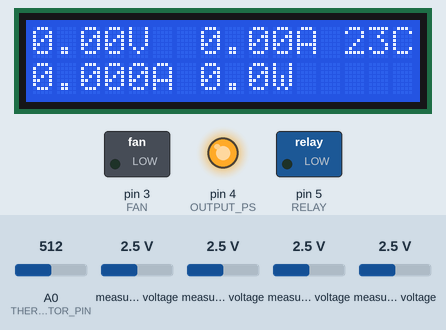
Bench run of a sketch on a simulated Arduino Uno, built with avr-gcc and run on an emulated ATmega328P. Parts: 16×2 character LCD, switched loads named in the sketch (green lamp = pin HIGH), output pins drawn as LEDs (lit = HIGH). Inputs (shaded band) come from the test bench; at power-on: A0 (THERMISTOR_PIN) = 512, measured voltage 2.5 V.

Above: at 2.7 s.
2.8 s: A0 (THERMISTOR_PIN) set to 380
At 3.4 s:
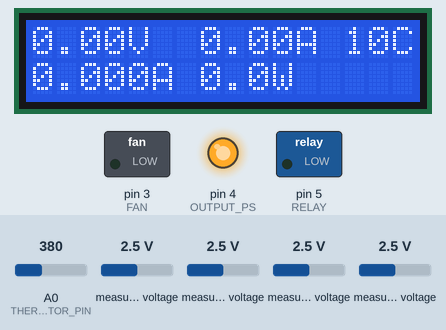
4.3 s: A0 (THERMISTOR_PIN) set to 364
At 5.5 s:
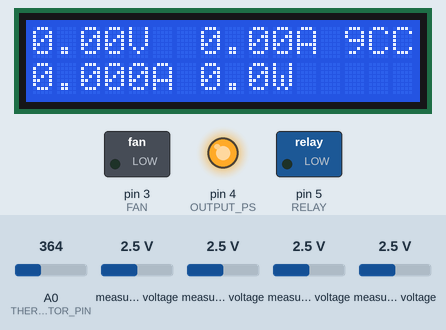
5.8 s: A0 (THERMISTOR_PIN) set to 565
At 7.0 s:
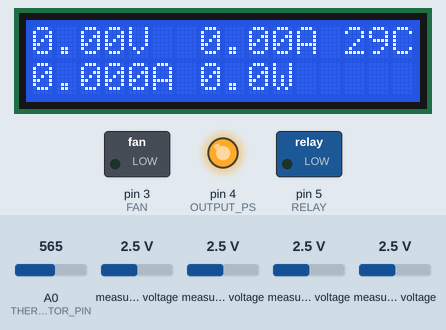
7.3 s: A0 (THERMISTOR_PIN) set to 590
At 8.4 s:
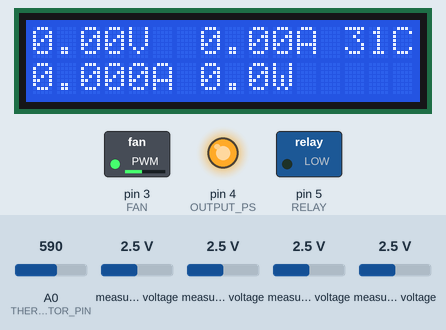
8.9 s: A0 (THERMISTOR_PIN) set to 716
At 9.6 s:
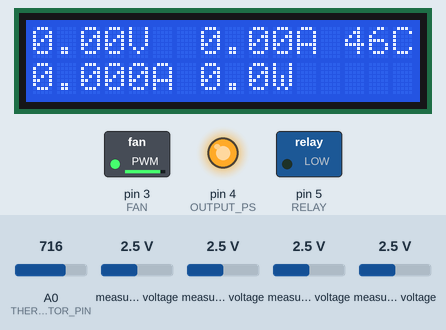
10.4 s: A0 (THERMISTOR_PIN) set to 764
At 11.6 s:
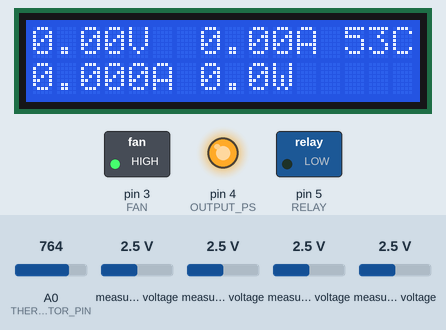
11.9 s: A0 (THERMISTOR_PIN) set to 789
Timing chart, 0 to 14.4 s (numbered marks = the images above; inputs shaded):
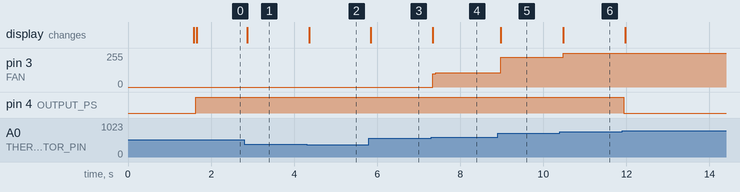

Measured:
- the behaviour switches between 373 and 372 on A0 (THERMISTOR_PIN) (found by bisection; images 1 and 2)
- the behaviour switches between 581 and 582 on A0 (THERMISTOR_PIN) (found by bisection; images 3 and 4)
- after the input at 2.8 s, the display: changes after 0.07 s (image 1)
- after the input at 4.3 s, the display: changes after 0.07 s (image 2)
- after the input at 5.8 s, the display: changes at once (image 3)
- after the input at 7.3 s, pin 3 (FAN): 0/255 → 100/255 at once, → 107/255 0.07 s later; the display: changes at once (image 4)
- after the input at 8.9 s, pin 3 (FAN): 107/255 → 224/255 after 0.08 s; the display: changes after 0.08 s (image 5)
- after the input at 10.4 s, pin 3 (FAN): 224/255 → 255/255 after 0.08 s; the display: changes after 0.08 s (image 6)
- after the input at 11.9 s, pin 4 (OUTPUT_PS): HIGH → LOW at once

The sketch:

power_sup_v4_2.ino
```cpp
/**
 * @author Dominik Workshop
 * @date 15.02.2022
 * @version 4.2 (minor changes, seperate function for moving average)
 */

  #define FAN 3                           //pin 3 controlls the fans
  #define OUTPUT_PS 4                     //pin 4 can switch off the output of the power supply
  #define RELAY 5                         //pin 5 controlls the relay that switches the transformer tap
  #define THERMISTOR_PIN  A0              //voltage divider with a thermistor measuring the heatsink's temperature, connected to pin A0
  #define OVER_TEMPERATURE_PROTECTION 55  //power supply turns off the output above this temperature

  float VoltageThreshold = 13.5; //voltage threshold to switch the transformer tap
  int TempThreshold = 30;       //tempearature threshold to turn on the cooling fans
  int Fanspeed;

  int Vo;
  float R1 = 10000;
  float logR2, R2;
  int T;                   // T = temperature
  float c1 = 1.009249522e-03, c2 = 2.378405444e-04, c3 = 2.019202697e-07;

  const int numReadings = 6; //number of readings for moving average filter

  float I_readings[numReadings];      // the readings from the analog input
  int I_readIndex = 0;              // the index of the current reading
  float I_total = 0;                  // the running total
  float I_average = 0;                // the average

  float U_readings[numReadings];      // the readings from the analog input
  int U_readIndex = 0;              // the index of the current reading
  float U_total = 0;                  // the running total
  float U_average = 0;                // the average

  float I_set_readings[numReadings];      // the readings from the analog input
  int I_set_readIndex = 0;              // the index of the current reading
  float I_set_total = 0;                  // the running total
  float I_set_average = 0;                // the average

  #include <Adafruit_ADS1X15.h>
  #include <Wire.h>
  #include <LiquidCrystal_I2C.h>
  #include <stdio.h>

  Adafruit_ADS1115 ads;   //Use this for the 16-bit version
  //Adafruit_ADS1015 ads;   //Use this for the 12-bit version

  LiquidCrystal_I2C lcd(0x27, 16, 2); // Set the LCD address to 0x27 for a 16 chars and 2 line display

void setup(void){

  pinMode(FAN, OUTPUT);
  pinMode(OUTPUT_PS, OUTPUT);
  pinMode(RELAY, OUTPUT);

  TCCR2B = TCCR2B & B11111000 | B00000001; //increase the pwm speed

  lcd.begin();
  ads.begin();

  // The ADC input range (or gain) can be changed via the following
  // functions, but be careful never to exceed VDD +0.3V max, or to
  // exceed the upper and lower limits if you adjust the input range!
  // Setting these values incorrectly may destroy your ADC!
  //                                                                ADS1015  ADS1115
  //                                                                -------  -------
  // ads.setGain(GAIN_TWOTHIRDS);  // 2/3x gain +/- 6.144V  1 bit = 3mV      0.1875mV (default)
  // ads.setGain(GAIN_ONE);        // 1x gain   +/- 4.096V  1 bit = 2mV      0.125mV
  // ads.setGain(GAIN_TWO);        // 2x gain   +/- 2.048V  1 bit = 1mV      0.0625mV
  // ads.setGain(GAIN_FOUR);       // 4x gain   +/- 1.024V  1 bit = 0.5mV    0.03125mV
  ads.setGain(GAIN_EIGHT);      // 8x gain   +/- 0.512V  1 bit = 0.25mV   0.015625mV
  // ads.setGain(GAIN_SIXTEEN);    // 16x gain  +/- 0.256V  1 bit = 0.125mV  0.0078125mV

  //show a greeting screen
  lcd.setCursor(0, 0);
  lcd.print("Dominik Workshop");
  lcd.setCursor(6, 1);
  lcd.print(2021);
  delay(1500);
  lcd.clear();

  //set all elements of arrays for the moving average filter to zero
  for (int thisReading = 0; thisReading < numReadings; thisReading++) {
    I_readings[thisReading] = 0;
    U_readings[thisReading] = 0;
    I_set_readings[thisReading] = 0;
  }

}

void MovingAverageFilter(float amps, float volts, float setcurrent){
    // subtract the last reading:
  I_total = I_total - I_readings[I_readIndex];
  // read from the sensor:
  I_readings[I_readIndex] = amps;
  // add the reading to the total:
  I_total = I_total + I_readings[I_readIndex];
  // advance to the next position in the array:
  I_readIndex = I_readIndex + 1;
  // if we're at the end of the array...
  if (I_readIndex >= numReadings) {
    // ...wrap around to the beginning:
    I_readIndex = 0;
  }
  // calculate the average:
  I_average = I_total / numReadings;


    // subtract the last reading:
  U_total = U_total - U_readings[U_readIndex];
  // read from the sensor:
  U_readings[U_readIndex] = volts;
  // add the reading to the total:
  U_total = U_total + U_readings[U_readIndex];
  // advance to the next position in the array:
  U_readIndex = U_readIndex + 1;
  // if we're at the end of the array...
  if (U_readIndex >= numReadings) {
    // ...wrap around to the beginning:
    U_readIndex = 0;
  }
  // calculate the average:
  U_average = U_total / numReadings;


  // subtract the last reading:
  I_set_total = I_set_total - I_set_readings[I_set_readIndex];
  // read from the sensor:
  I_set_readings[I_set_readIndex] = setcurrent;
  // add the reading to the total:
  I_set_total = I_set_total + I_set_readings[I_set_readIndex];
  // advance to the next position in the array:
  I_set_readIndex = I_set_readIndex + 1;
  // if we're at the end of the array...
  if (I_set_readIndex >= numReadings) {
    // ...wrap around to the beginning:
    I_set_readIndex = 0;
  }
  // calculate the average:
  I_set_average = I_set_total / numReadings;
}

void loop(void){
  int16_t adc0, adc1, adc2;
  float amps, volts, setcurrent;

  adc0 = ads.readADC_SingleEnded(1);      //measure voltage drop on a shunt resistor referenced to ground
  adc1 = ads.readADC_Differential_0_1();  //measure voltage from a voltage divider from output of the power supply
  adc2 = ads.readADC_Differential_2_3();  //measure voltage on 'current set' poteniometer

  amps = ((adc0)/2876.0);         //you can calibrate measured current here
  volts = ((adc1)/1104.6);        //you can calibrate measured voltage here
  setcurrent = ((adc2)/2613.0);   //you can calibrate set current here

  MovingAverageFilter(amps, volts, setcurrent);          //apply a moving average filter to current, voltage and setcurrent

  //ignore negative values
  if(I_average<0){
  I_average = 0;
  }
  if(U_average<0){
  U_average = 0;
  }
  if(I_set_average<0){
  I_set_average = 0;
  }
  if(volts<0){
  volts = 0;
  }

  //calculate temperature
  Vo = analogRead(THERMISTOR_PIN);
  R2 = R1 * (1023.0 / (float)Vo - 1.0);
  logR2 = log(R2);
  T = (1.0 / (c1 + c2*logR2 + c3*logR2*logR2*logR2));
  T = T - 273.15;
  //T = (T * 9.0)/ 5.0 + 32.0; //converting the tempereture reading to Fahrenheit

  Fanspeed = map(T , TempThreshold, 50, 100, 255); //calculate current fan speed

  //hysteresis, so that fans don't turn on/off repeatedly when crossing the threshold
  if (T < TempThreshold){
    Fanspeed = 0;
    TempThreshold = 31;
  }
  if (T >= TempThreshold){
    TempThreshold=30;
  }
  //if it's hot drive fans at full speed
  if (T > 50){
    Fanspeed = 255;
  }
  //disable the output when it overheats
  if(T > OVER_TEMPERATURE_PROTECTION){
    digitalWrite(OUTPUT_PS, LOW);
  }
  else{
    digitalWrite(OUTPUT_PS, HIGH);
  }

  lcd.setCursor(0, 0);
  lcd.print(U_average);  //display measured output voltage
  lcd.print("V ");

  lcd.setCursor(7, 0);
  if (I_set_average >= 10){
    lcd.print(I_set_average, 1);    //display set output current with 1 decimal place
  } else lcd.print(I_set_average);  //display set output current with 2 decimal places
  lcd.print("A ");

  lcd.setCursor(13, 0);
  lcd.print(T);  //display measured teperature
  //lcd.write(0);
  lcd.print("C");

  lcd.setCursor(0, 1);
  if (I_average >= 10){
     lcd.print(I_average);        //display measured output current with 2 decimal places
  }else lcd.print(I_average,3);   //display measured output current with 3 decimal places
  lcd.print("A");

  lcd.setCursor(7, 1);
  lcd.print(I_average * U_average, 1);  //display output power with 1 decimal place
  lcd.print("W ");

  //hysteresis, so that the relay doesn't turn on/off repeatedly when crossing the threshold
  if(volts > VoltageThreshold){
    digitalWrite(RELAY, HIGH);
    VoltageThreshold = 13;
  }
  if(volts<VoltageThreshold){
    digitalWrite(RELAY, LOW);
    VoltageThreshold = 13.5;
  }

  analogWrite(FAN, Fanspeed);

  delayMicroseconds(20);
}
```
